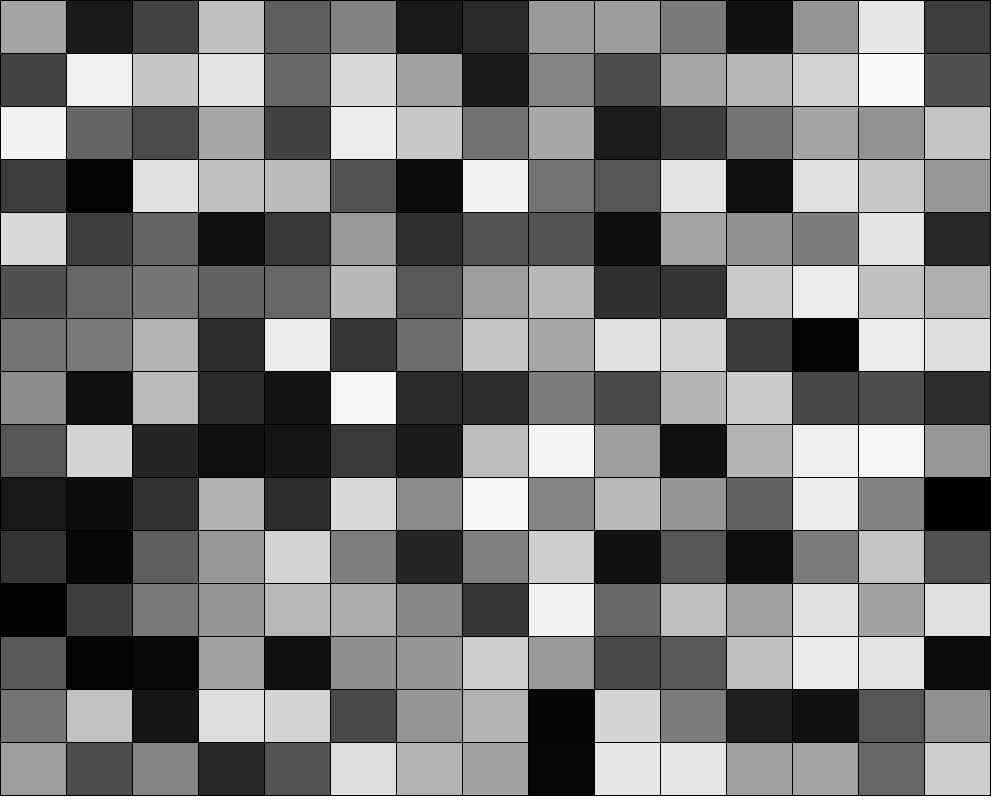
Frame 1 (no input)
Frame 60 (the mouse pressed at the canvas centre just before this capture): identical to frame 1, image omitted
Frame 120 (the mouse held since frame 60 and released just before this capture): identical to frame 1, image omitted

The Processing sketch that drew this single still picture (run headless with seeded random() and noise(); from frame 60 on, the mouse is pressed at the canvas centre):

// Processing sketch: Ejercicio2_Array2D
// ── Ejercicio2_Array2D.pde
// --- Tema 1 ---
/*
 Enunciado: Diseña un sketch que genere y renderice una cuadrícula interactiva representando un terreno topográfico utilizando una matriz bidimensional (2D).
 1.  Declara una matriz de enteros de tamaño variable que representará las elevaciones de un terreno.
 En el setup(), asigna a cada celda un valor entero aleatorio entre 0 y 255 mediante el uso de ciclos anidados.
 2.  En el método draw(), recorre la matriz usando ciclos anidados para dibujar la cuadrícula.
 El color de relleno (fill) de cada celda debe corresponder directamente al valor numérico guardado en la matriz (creando un mapa en escala de grises).
 3.  Añade interactividad: cuando el usuario haga clic sobre una celda específica de la cuadrícula,
 el valor de esa posición en la matriz debe incrementarse en 25 unidades (sin superar el límite de 255), provocando que visualmente esa zona se aclare.
 */

int grilla[][];
int filas = 15;
int columnas = 15;

void setup() {
  size(1000, 800);
  background(#FFFFFF);

  grilla = new int [columnas][filas];

  for (int i=0; i<columnas; i++) {
    for (int j=0; j<filas; j++) {
      float colorCelda = random(0, 255);
      grilla[i][j] = (int)colorCelda;
    }
  }
}

void draw() {

  float anchoCelda = width/columnas;
  float altoCelda = height/filas;

  for (int i=0; i<columnas; i++) {
    for (int j=0; j<filas; j++) {
      float x = i * anchoCelda;
      float y = j * altoCelda;

      fill(grilla[i][j]);
      rect(x, y, anchoCelda, altoCelda);
    }
  }
}

void mousePressed() {
  
}
